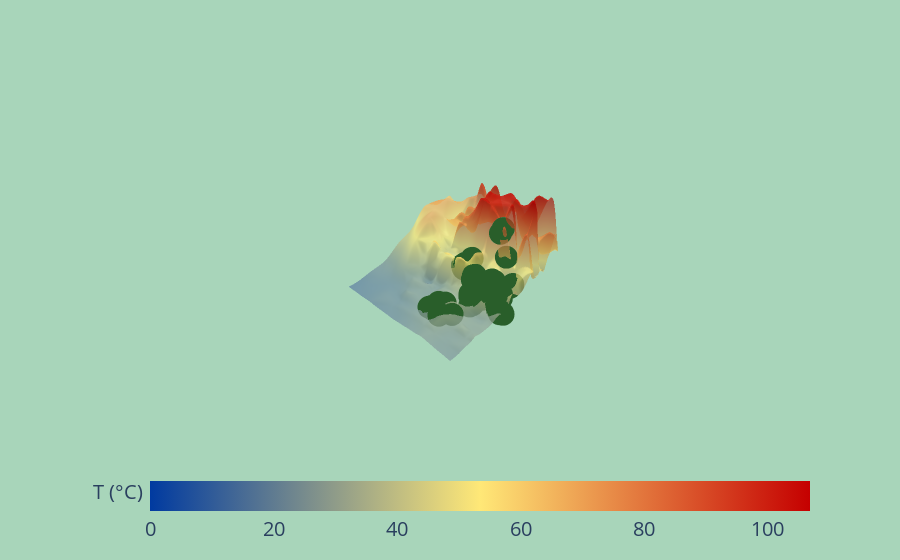

Write notebook code for a chart like this one.
### Markdown cell above
## Plot

### Code cell
# Pivot the temperature data for structured grid needed for surface plot
temp_pivot = temperature_data.pivot(index="Y", columns="X", values="Interpolated_Temp_10cm")
X = temp_pivot.columns.values
Y = temp_pivot.index.values
X, Y = np.meshgrid(X, Y)
Z = temp_pivot.values  # The temperature values

# Define a custom color scale that goes from blue to red around the 40°C threshold
custom_colorscale = [
    [0, '#003aa0'],     # Low end of the scale (below 40°C, blue)
    [0.5, '#ffe877'],  # Midpoint around 40°C (neutral)
    [1, '#c50000']       # High end of the scale (above 40°C, red)
]

# Mask out boundary areas (setting NaNs to a baseline)
Z_masked = np.where(np.isnan(Z), 0, Z)  # Setting NaNs to baseline for visualization masking

# Create the interactive 3D plot using Plotly
fig = go.Figure()

fig.add_trace(go.Surface(
    x=X, y=Y, z=Z_masked,
    colorscale=custom_colorscale,
    colorbar=dict(
        title=dict(
            text='T (°C)',
            font=dict(size=20)  # Increase title font size
        ),
        tickfont=dict(size=20),  # Increase tick font size
        orientation='h',  # Horizontal orientation
        x=0.5,            # Center horizontally
        y=-0.15,          # Position below the plot
        xanchor='center', # Anchor horizontally at the center
        yanchor='top',    # Anchor vertically at the top
    ),
    opacity=0.7,
    showscale=True,
    cmin=0,
    cmax=np.nanmax(Z),
    hovertemplate="X: %{x}<br>Y: %{y}<br>T: %{z} °C",
    name='',
))



# Add individual plant locations as points with adjusted temperature, using dark green color
fig.add_trace(go.Scatter3d(
    x=individuals_data['X'],
    y=individuals_data['Y'],
    z=individuals_data['Temperature'],
    mode='markers',
    marker=dict(size=8, color='#295e2a'),  # Dark green color for the points
    name='Fern',
    hovertemplate="X: %{x}<br>Y: %{y}<br>T: %{z} °C"
))

# Set background color
b_color = "#a8d5ba"

# Update figure to remove axis and set limits
fig.update_layout(
    scene=dict(
        xaxis=dict(visible=False, range=[np.min(X), 690]),  # Limiting X to max 690
        yaxis=dict(visible=False, range=[-100, np.max(Y)]),  # Limiting Y to min -100
        zaxis=dict(visible=False),  # Hiding Z axis
        bgcolor=b_color,  # Set the scene background color

        # Set the initial camera view
        camera=dict(
            eye=dict(x=1.5, y=-1.5, z=1.5),  # Controls zoom and rotation
            center=dict(x=0, y=0, z=0),     # Sets the center point of rotation
            up=dict(x=0, y=0, z=1)          # Defines the upward direction (z-axis is up)
        )
    ),
    paper_bgcolor=b_color,  # Set the background color outside the plot
    plot_bgcolor=b_color,   # Set the plot area background color
)

# Show the plot
fig.show()

### Figure 1 — Plotly figure (JSON) as saved in the notebook; plotly's stock layout.template omitted (floating-point values rounded to 4 significant figures; data arrays with more than 128 entries replaced by an {"elided": "..."} marker saying what was removed)
{"data": [{"cmax": 106.8, "cmin": 0, "colorbar": {"orientation": "h", "tickfont": {"size": 20}, "title": {"font": {"size": 20}, "text": "T (°C)"}, "x": 0.5, "xanchor": "center", "y": -0.15, "yanchor": "top"}, "colorscale": [[0, "#003aa0"], [0.5, "#ffe877"], [1, "#c50000"]], "hovertemplate": "X: %{x}<br>Y: %{y}<br>T: %{z} °C", "name": "", "opacity": 0.7, "showscale": true, "type": "surface", "x": {"elided": "200x200 float values"}, "y": {"elided": "200x200 float values"}, "z": {"elided": "200x200 float values"}}, {"hovertemplate": "X: %{x}<br>Y: %{y}<br>T: %{z} °C", "marker": {"color": "#295e2a", "size": 8}, "mode": "markers", "name": "Fern", "type": "scatter3d", "x": {"elided": "161 int values"}, "y": {"elided": "161 int values"}, "z": {"elided": "161 float values"}}], "layout": {"paper_bgcolor": "#a8d5ba", "plot_bgcolor": "#a8d5ba", "scene": {"bgcolor": "#a8d5ba", "camera": {"center": {"x": 0, "y": 0, "z": 0}, "eye": {"x": 1.5, "y": -1.5, "z": 1.5}, "up": {"x": 0, "y": 0, "z": 1}}, "xaxis": {"range": [-300, 690], "visible": false}, "yaxis": {"range": [-100, 1400], "visible": false}, "zaxis": {"visible": false}}}}
